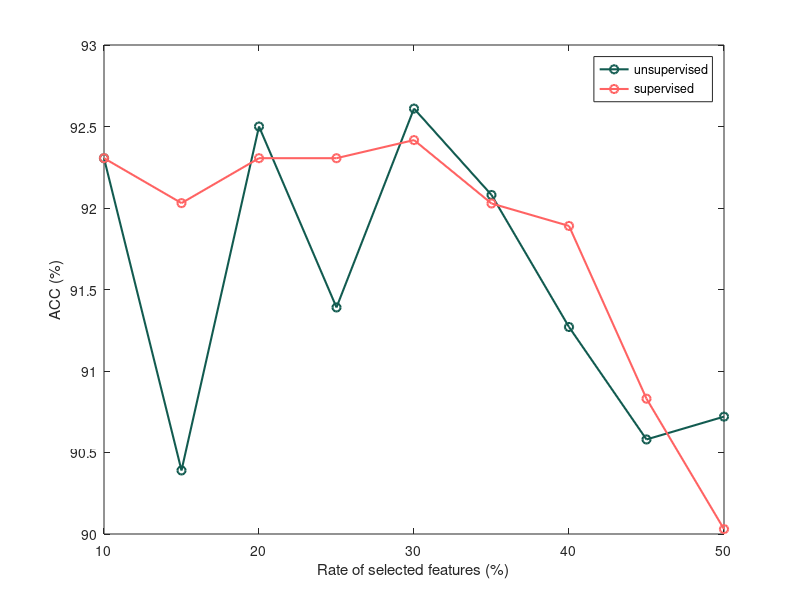

Write MATLAB code to recreate this figure. (Note: this script raises an error after producing the figure.)
color1 = '#125B50';
color2 = '#FF6363';
color3 = '#F8B400';
color4 = '#8FBDD3';
color5 = '#876445';

x = [10, 15, 20, 25, 30, 35, 40, 45, 50];
y = [92.3056	90.39	92.5	91.39	92.61	92.08	91.27	90.58	90.72];
yy = [92.3056	92.03	92.3056	92.3056	92.4167	92.0278	91.89	90.83	90.03];

figure
plot(x, y,'-o','color',color1,'LineWidth',1.5);hold on;
plot(x, yy,'-o','color',color2,'LineWidth',1.5);hold on;
xlabel('Rate of selected features (%)');
ylabel('ACC (%)');hold on;
legend('unsupervised','supervised');

figure
contour(flip(W));hold on;
xlabel('Matrix dimension of column');
ylabel('Matrix dimension of row');hold on;

y = tsne([test_data_v1;test_data_v2;test_data_v3]');
figure
gscatter(y(:, 1), y(:, 2), test_label, [], [], 20);

yy = tsne([test_data_v1;test_data_v2;test_data_v3]' * W);
figure
gscatter(yy(:, 1), yy(:, 2), test_label, [], [], 20);